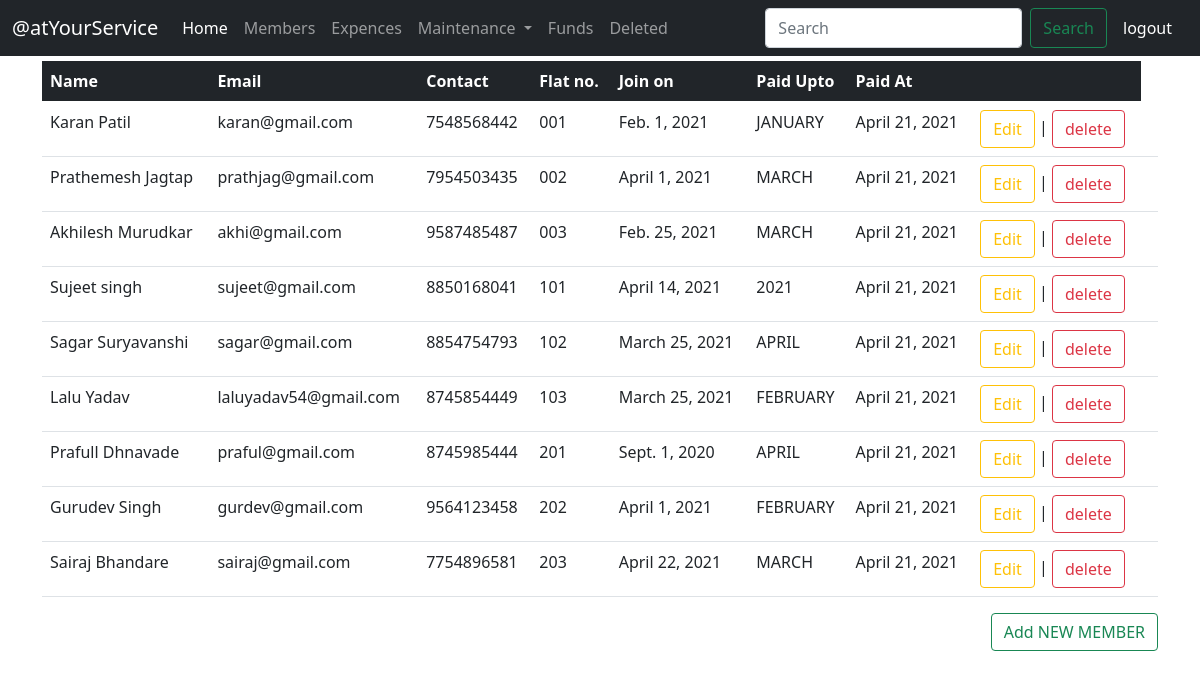
The page /Member on the database its author committed.
### main/models.py (models this page shows, shortened)
class Members(models.Model):
    members_id=models.AutoField
    name=models.CharField(max_length=50)
    email=models.CharField(max_length=50)
    contact=models.CharField(max_length=30)
    join_date=models.DateField()
    flat_no=models.CharField(max_length=30)
    paid_upto=models.CharField(max_length=20)
    mode = models.CharField(max_length=20)
    date_at=models.DateField()
    status=models.CharField(max_length=40)
    del_reason=models.CharField(max_length=80)

### main/views.py (the view)
# urls.py: path('Member',views.Member,name='Member'),
def Member(request):
    mem=Members.objects.filter(status='active').order_by('flat_no')
    n = len(mem)
    params={'mem':mem,'len':n}
    if not User.is_authenticated:
        return redirect("/")
    else:
        return render(request,'Member.html',params)

### main/templates/Member.html (shortened to what this page needs)
{% extends 'basic.html' %}
{% block body%}
<div class="container">
  <table class="table table-hover">
    <thead class="table-dark">
      <tr>
        <th scope="col">Name</th>
        <th scope="col">Email</th>
        <th scope="col">Contact</th>
        <th scope="col">Flat no.</th>
        <th scope="col">Join on</th>
        <th scope="col">Paid Upto</th>
        <th scope="col">Paid At</th>
        <th scope="col"></th>
      </tr>
    </thead>
    <tbody>
      {% for i in mem %}
      <tr>
        <td>{{ i.name}}</td>
        <td>{{ i.email}}</td>
        <td>{{ i.contact}}</td>
        <td>{{ i.flat_no}}</td>
        <td>{{ i.join_date}}</td>
        <td>{{i.paid_upto}}</td>
        <td>{{ i.date_at}}</td>
        <td><a href="edit?id={{ i.id }}" class="btn btn-outline-warning">Edit</a> | <a href="delete?id={{ i.id }}" class="btn btn-outline-danger">delete</a></td>
        <td></td>
      </tr>
      {% endfor %}
    </tbody>
  </table>
  <button class='btn btn-outline-success float-right' data-bs-toggle="modal" data-bs-target="#exampleModal">Add NEW
    MEMBER</button>
</div>
{% endblock%}

### main/templates/basic.html (shortened to what this page needs)
<!doctype html>
<html lang="en">
<head>
    <link rel="stylesheet" href="https://cdnjs.cloudflare.com/ajax/libs/font-awesome/4.7.0/css/font-awesome.min.css">
    <link href="https://cdn.jsdelivr.net/npm/bootstrap@5.0.0-beta2/dist/css/bootstrap.min.css" rel="stylesheet"
>
    <link rel="stylesheet" href="https://ajax.googleapis.com/ajax/libs/jqueryui/1.12.1/themes/smoothness/jquery-ui.css">
    <link rel="stylesheet" href="https://cdnjs.cloudflare.com/ajax/libs/chosen/1.8.7/chosen.min.css"
 />
</head>
<body>
    <nav class="navbar navbar-expand-lg navbar-dark bg-dark">
        <div class="container-fluid">
            <a class="navbar-brand" href="#">@atYourService</a>
            <div class="collapse navbar-collapse" id="navbarSupportedContent">
                <ul class="navbar-nav me-auto mb-2 mb-lg-0">
                    <li class="nav-item">
                        <a class="nav-link active" aria-current="page" href="Home">Home</a>
                    </li>
                    <li class="nav-item">
                        <a class="nav-link" href="Member">Members</a>
                    </li>
                    <li class="nav-item">
                        <a class="nav-link" href="Expences">Expences</a>
                    </li>
                    <li class="nav-item dropdown">
                        <a class="nav-link dropdown-toggle" href="#" id="navbarScrollingDropdown" role="button"
                            data-bs-toggle="dropdown" aria-expanded="false">
                            Maintenance
                        </a>
                    </li>
                    <li class="nav-item">
                        <a class="nav-link" href="Funds">Funds</a>
                    </li>
                    <li class="nav-item">
                        <a class="nav-link" href="deleted">Deleted</a>
                    </li>
                </ul>
                <form class="d-flex">
                    <input class="form-control me-2" type="search" placeholder="Search" aria-label="Search">
                    <button class="btn btn-outline-success" type="submit">Search</button>
                    <a class="nav-link hover" href="/logout">logout</a>
                </form>
            </div>
        </div>
    </nav>
    {% block body %} {% endblock %}
</body>
</html>

### main/templates/basic.html (style rules this page uses)
.container { padding-top: 5px; }
.float-right { display: inline; float: right; }
.nav-link { color: white; }

### rows shown on the page
Members: name "Karan Patil", email "karan@gmail.com", contact "7548568442", flat_no "001", join_date "Feb. 1, 2021", paid_upto "JANUARY", date_at "April 21, 2021"
Members: name "Prathemesh Jagtap", email "prathjag@gmail.com", contact "7954503435", flat_no "002", join_date "April 1, 2021", paid_upto "MARCH", date_at "April 21, 2021"
Members: name "Akhilesh Murudkar", email "akhi@gmail.com", contact "9587485487", flat_no "003", join_date "Feb. 25, 2021", paid_upto "MARCH", date_at "April 21, 2021"
Members: name "Sujeet singh", email "sujeet@gmail.com", contact "8850168041", flat_no "101", join_date "April 14, 2021", paid_upto "2021", date_at "April 21, 2021"
Members: name "Sagar Suryavanshi", email "sagar@gmail.com", contact "8854754793", flat_no "102", join_date "March 25, 2021", paid_upto "APRIL", date_at "April 21, 2021"
Members: name "Lalu Yadav", email "laluyadav54@gmail.com", contact "8745854449", flat_no "103", join_date "March 25, 2021", paid_upto "FEBRUARY", date_at "April 21, 2021"
Members: name "Prafull Dhnavade", email "praful@gmail.com", contact "8745985444", flat_no "201", join_date "Sept. 1, 2020", paid_upto "APRIL", date_at "April 21, 2021"
Members: name "Gurudev Singh", email "gurdev@gmail.com", contact "9564123458", flat_no "202", join_date "April 1, 2021", paid_upto "FEBRUARY", date_at "April 21, 2021"
Members: name "Sairaj Bhandare", email "sairaj@gmail.com", contact "7754896581", flat_no "203", join_date "April 22, 2021", paid_upto "MARCH", date_at "April 21, 2021"
